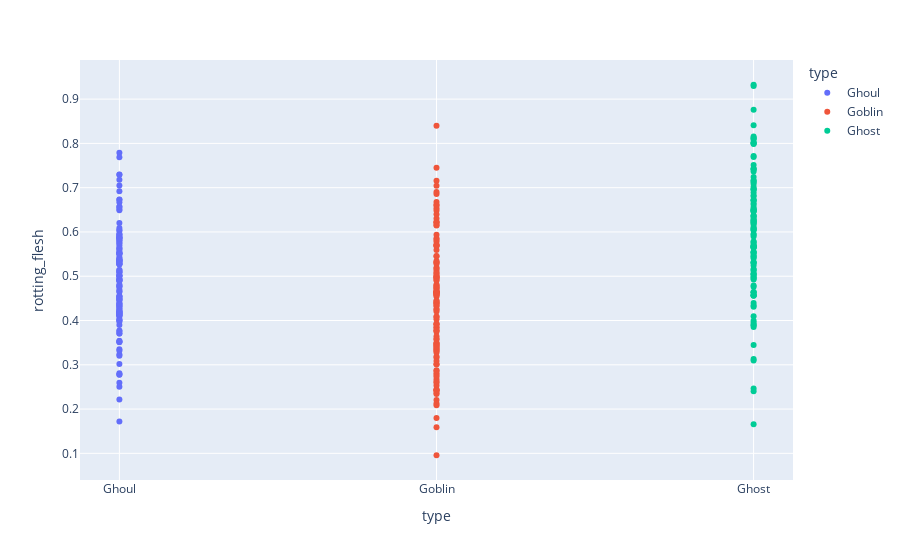

Notebook code cell kept with this figure:
### Code cell
# Tomando 'rotting_flesh'
px.scatter(Datos,x='type',y='rotting_flesh',color='type')

### Figure 1 — Plotly figure (JSON) as saved in the notebook; plotly's stock layout.template omitted (floating-point values rounded to 4 significant figures; data arrays with more than 128 entries replaced by an {"elided": "..."} marker saying what was removed)
{"data": [{"hovertemplate": "type=%{x}<br>rotting_flesh=%{y}<extra></extra>", "legendgroup": "Ghoul", "marker": {"color": "#636efa", "symbol": "circle"}, "mode": "markers", "name": "Ghoul", "orientation": "v", "showlegend": true, "type": "scatter", "x": {"elided": "129 str values"}, "xaxis": "x", "y": {"elided": "129 float values"}, "yaxis": "y"}, {"hovertemplate": "type=%{x}<br>rotting_flesh=%{y}<extra></extra>", "legendgroup": "Goblin", "marker": {"color": "#EF553B", "symbol": "circle"}, "mode": "markers", "name": "Goblin", "orientation": "v", "showlegend": true, "type": "scatter", "x": ["Goblin", "Goblin", "Goblin", "Goblin", "Goblin", "Goblin", "Goblin", "Goblin", "Goblin", "Goblin", "Goblin", "Goblin", "Goblin", "Goblin", "Goblin", "Goblin", "Goblin", "Goblin", "Goblin", "Goblin", "Goblin", "Goblin", "Goblin", "Goblin", "Goblin", "Goblin", "Goblin", "Goblin", "Goblin", "Goblin", "Goblin", "Goblin", "Goblin", "Goblin", "Goblin", "Goblin", "Goblin", "Goblin", "Goblin", "Goblin", "Goblin", "Goblin", "Goblin", "Goblin", "Goblin", "Goblin", "Goblin", "Goblin", "Goblin", "Goblin", "Goblin", "Goblin", "Goblin", "Goblin", "Goblin", "Goblin", "Goblin", "Goblin", "Goblin", "Goblin", "Goblin", "Goblin", "Goblin", "Goblin", "Goblin", "Goblin", "Goblin", "Goblin", "Goblin", "Goblin", "Goblin", "Goblin", "Goblin", "Goblin", "Goblin", "Goblin", "Goblin", "Goblin", "Goblin", "Goblin", "Goblin", "Goblin", "Goblin", "Goblin", "Goblin", "Goblin", "Goblin", "Goblin", "Goblin", "Goblin", "Goblin", "Goblin", "Goblin", "Goblin", "Goblin", "Goblin", "Goblin", "Goblin", "Goblin", "Goblin", "Goblin", "Goblin", "Goblin", "Goblin", "Goblin", "Goblin", "Goblin", "Goblin", "Goblin", "Goblin", "Goblin", "Goblin", "Goblin", "Goblin", "Goblin", "Goblin", "Goblin", "Goblin", "Goblin", "Goblin", "Goblin", "Goblin", "Goblin", "Goblin", "Goblin"], "xaxis": "x", "y": [0.4259, 0.2533, 0.569, 0.439, 0.4711, 0.3013, 0.4641, 0.3842, 0.3423, 0.6232, 0.4541, 0.2669, 0.6307, 0.3185, 0.6157, 0.5309, 0.6487, 0.3318, 0.84, 0.4768, 0.5826, 0.4976, 0.5192, 0.5451, 0.4079, 0.3744, 0.5719, 0.2447, 0.7154, 0.3473, 0.4656, 0.1797, 0.5131, 0.3496, 0.2875, 0.4791, 0.3841, 0.4327, 0.2424, 0.4813, 0.2597, 0.4632, 0.337, 0.3276, 0.6595, 0.2809, 0.6217, 0.2771, 0.5315, 0.4575, 0.3366, 0.3935, 0.7448, 0.273, 0.4961, 0.6859, 0.332, 0.4645, 0.4027, 0.4587, 0.4384, 0.4448, 0.4716, 0.2361, 0.5274, 0.4752, 0.3158, 0.6538, 0.5685, 0.09569, 0.6677, 0.3476, 0.5856, 0.4604, 0.5011, 0.4905, 0.559, 0.6211, 0.4923, 0.4089, 0.4415, 0.5782, 0.69, 0.2203, 0.2431, 0.4645, 0.3013, 0.4204, 0.5454, 0.2862, 0.4971, 0.3084, 0.7042, 0.4636, 0.3644, 0.6146, 0.444, 0.4585, 0.5346, 0.5174, 0.2341, 0.5081, 0.5003, 0.3781, 0.4242, 0.4341, 0.3776, 0.5699, 0.2087, 0.2618, 0.3569, 0.3588, 0.5935, 0.2125, 0.506, 0.6612, 0.1587, 0.3447, 0.3412, 0.6398, 0.3912, 0.2411, 0.4662, 0.4627, 0.3918], "yaxis": "y"}, {"hovertemplate": "type=%{x}<br>rotting_flesh=%{y}<extra></extra>", "legendgroup": "Ghost", "marker": {"color": "#00cc96", "symbol": "circle"}, "mode": "markers", "name": "Ghost", "orientation": "v", "showlegend": true, "type": "scatter", "x": ["Ghost", "Ghost", "Ghost", "Ghost", "Ghost", "Ghost", "Ghost", "Ghost", "Ghost", "Ghost", "Ghost", "Ghost", "Ghost", "Ghost", "Ghost", "Ghost", "Ghost", "Ghost", "Ghost", "Ghost", "Ghost", "Ghost", "Ghost", "Ghost", "Ghost", "Ghost", "Ghost", "Ghost", "Ghost", "Ghost", "Ghost", "Ghost", "Ghost", "Ghost", "Ghost", "Ghost", "Ghost", "Ghost", "Ghost", "Ghost", "Ghost", "Ghost", "Ghost", "Ghost", "Ghost", "Ghost", "Ghost", "Ghost", "Ghost", "Ghost", "Ghost", "Ghost", "Ghost", "Ghost", "Ghost", "Ghost", "Ghost", "Ghost", "Ghost", "Ghost", "Ghost", "Ghost", "Ghost", "Ghost", "Ghost", "Ghost", "Ghost", "Ghost", "Ghost", "Ghost", "Ghost", "Ghost", "Ghost", "Ghost", "Ghost", "Ghost", "Ghost", "Ghost", "Ghost", "Ghost", "Ghost", "Ghost", "Ghost", "Ghost", "Ghost", "Ghost", "Ghost", "Ghost", "Ghost", "Ghost", "Ghost", "Ghost", "Ghost", "Ghost", "Ghost", "Ghost", "Ghost", "Ghost", "Ghost", "Ghost", "Ghost", "Ghost", "Ghost", "Ghost", "Ghost", "Ghost", "Ghost", "Ghost", "Ghost", "Ghost", "Ghost", "Ghost", "Ghost", "Ghost", "Ghost", "Ghost", "Ghost"], "xaxis": "x", "y": [0.8759, 0.6713, 0.7015, 0.2463, 0.751, 0.5673, 0.4393, 0.4562, 0.5739, 0.6038, 0.6271, 0.5695, 0.6652, 0.9325, 0.673, 0.463, 0.6208, 0.646, 0.2403, 0.8155, 0.8017, 0.5642, 0.6346, 0.8085, 0.5116, 0.4637, 0.743, 0.4557, 0.6891, 0.6168, 0.8015, 0.5453, 0.6618, 0.5684, 0.5534, 0.6527, 0.7426, 0.5244, 0.4338, 0.5163, 0.769, 0.4926, 0.5937, 0.4762, 0.5146, 0.5492, 0.4949, 0.4984, 0.4568, 0.6505, 0.5041, 0.5439, 0.6827, 0.6069, 0.6968, 0.6085, 0.5786, 0.3951, 0.6956, 0.5317, 0.5314, 0.7082, 0.3995, 0.5952, 0.6366, 0.5549, 0.724, 0.6201, 0.3894, 0.6799, 0.7409, 0.5677, 0.5541, 0.6489, 0.5292, 0.6374, 0.4313, 0.5061, 0.8116, 0.6316, 0.6271, 0.6966, 0.649, 0.4645, 0.7986, 0.7122, 0.5044, 0.3852, 0.9294, 0.3446, 0.7151, 0.8411, 0.4096, 0.4789, 0.5773, 0.6233, 0.625, 0.8123, 0.3902, 0.5408, 0.5896, 0.4568, 0.7365, 0.4987, 0.6111, 0.5657, 0.313, 0.6464, 0.6564, 0.7168, 0.6052, 0.1655, 0.6713, 0.3095, 0.7996, 0.5648, 0.7713], "yaxis": "y"}], "layout": {"legend": {"title": {"text": "type"}, "tracegroupgap": 0}, "margin": {"t": 60}, "xaxis": {"anchor": "y", "categoryarray": ["Ghoul", "Goblin", "Ghost"], "categoryorder": "array", "domain": [0, 1], "title": {"text": "type"}}, "yaxis": {"anchor": "x", "domain": [0, 1], "title": {"text": "rotting_flesh"}}}}
